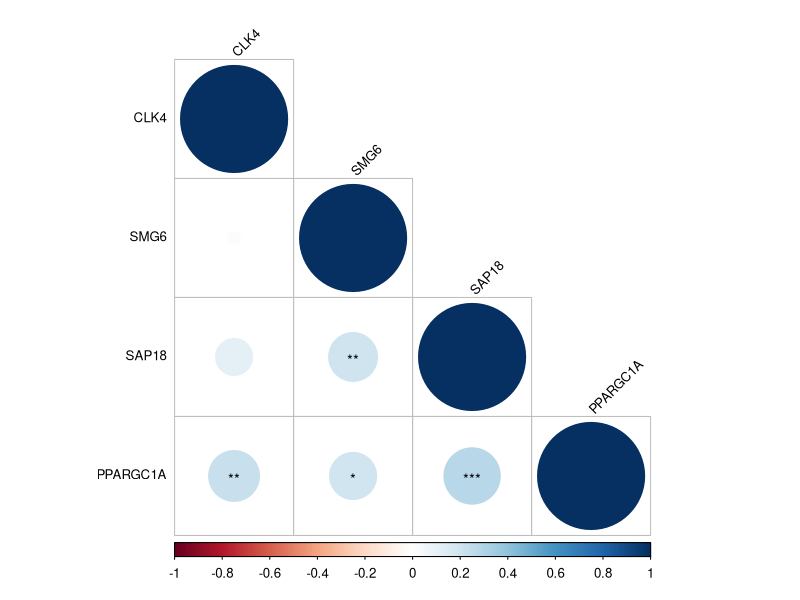

Reproduce this figure in R. (Note: this script raises an error after producing the figure.)
#Calculate Spearman correlation among selected RBPs on TCGA GBM data and create correlation plots #########################################

library(corrplot)
library(Hmisc)

mes = read.table("TCGA_GBM_MES.txt", header=T, row.names=1, check.names=F)
pro = read.table("TCGA_GBM_PN.txt", header=T, row.names=1, check.names=F)

group_mes1 = c("SAP18", "CLK4", "SMG6", "PPARGC1A")
mes1 = mes[,as.vector(na.omit(pmatch(group_mes1,colnames(mes))))]

group_mes2 = c("SMN2", "RBM11", "SLU7", "ZNF326", "HNRNPA2B1", "PTBP2", "SFPQ", "TIA1", "SF3B6", "THOC1", "CCNT2")
mes2 = mes[,as.vector(na.omit(pmatch(group_mes2,colnames(mes))))]

group_pro1 = c("SCAF4", "SFPQ", "TIA1", "THOC1", "GPATCH1", "LUC7L", "CLK1")
pro1 = pro[,as.vector(na.omit(pmatch(group_pro1,colnames(pro))))]

group_pro2 = c("UPF3A", "SLU7", "ZNF326", "U2AF1", "SON", "SRSF12", "PSRPK2", "HNRNPA2B1", "PTBP3", "QKI", "CCNT2")
pro2 = pro[,as.vector(na.omit(pmatch(group_pro2,colnames(pro))))]

#Calculate pairwise correlations
mes1_cor = rcorr(as.matrix(mes1),type="spearman")
mes2_cor = rcorr(as.matrix(mes2),type="spearman")

pro1_cor = rcorr(as.matrix(pro1),type="spearman")
pro2_cor = rcorr(as.matrix(pro2),type="spearman")

#Make correlation plots - MES
pdf("plot_MES1.pdf")
corrplot(mes1_cor$r, p.mat = mes1_cor$P, insig = "label_sig", sig.level = c(.001, .01, .05), pch.cex = .9, method = "circle", tl.cex = 0.8, tl.col = "black", order = "hclust", type = "lower",tl.srt = 45)
dev.off()

pdf("plot_MES2.pdf")
corrplot(mes2_cor$r, p.mat = mes2_cor$P, insig = "label_sig", sig.level = c(.001, .01, .05), pch.cex = .9, method = "circle", tl.cex = 0.8, tl.col = "black", order = "hclust", type = "lower",tl.srt = 45)
dev.off()

#Make correlation plots - PRO
pdf("plot_PRO1.pdf")
corrplot(pro1_cor$r, p.mat = pro1_cor$P, insig = "label_sig", sig.level = c(.001, .01, .05), pch.cex = .9, method = "circle", tl.cex = 0.8, tl.col = "black", order = "hclust", type = "lower",tl.srt = 45)
dev.off()

pdf("plot_PRO2.pdf")
corrplot(pro2_cor$r, p.mat = pro2_cor$P, insig = "label_sig", sig.level = c(.001, .01, .05), pch.cex = .9, method = "circle", tl.cex = 0.8, tl.col = "black", order = "hclust", type = "lower",tl.srt = 45)
dev.off()
